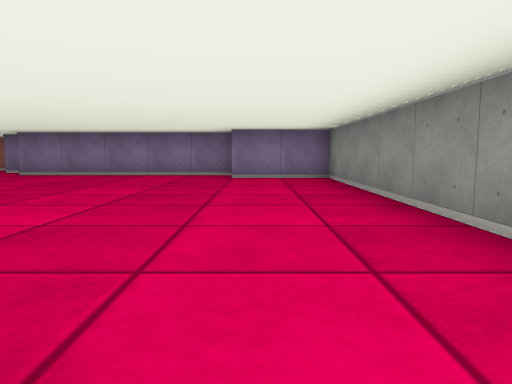
view 1 (above)

12 first-person views from a walk through a cub3D maze. The camera is about half as high as the walls, tilts 6° down and sees 70° across. The floor is counted in squares. Each view is taken from the middle of a square. On the plan, view 1 faces up. The plan holds only what a view shows up to about 9 squares ahead; the rest is blank.

view 2
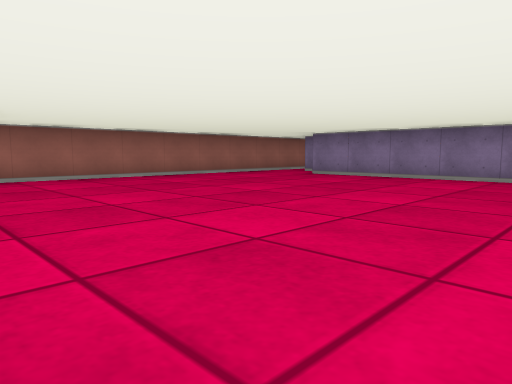

view 3
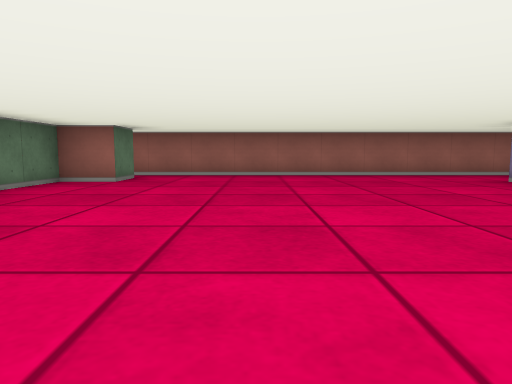

view 4
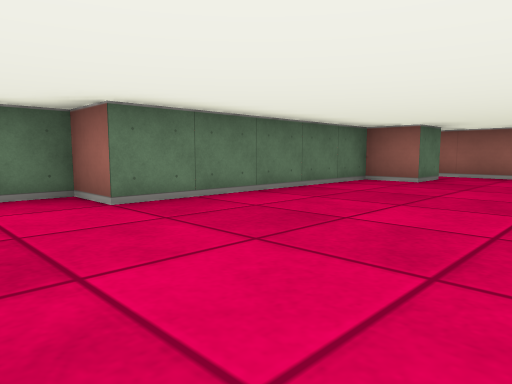

view 5
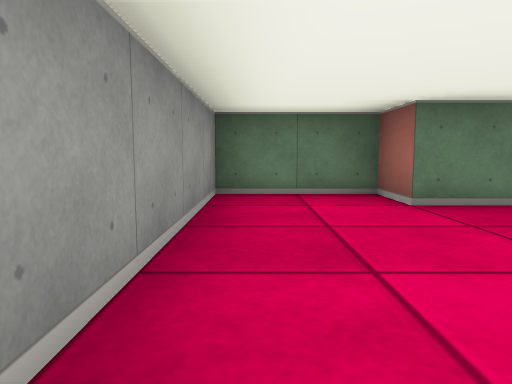

view 6
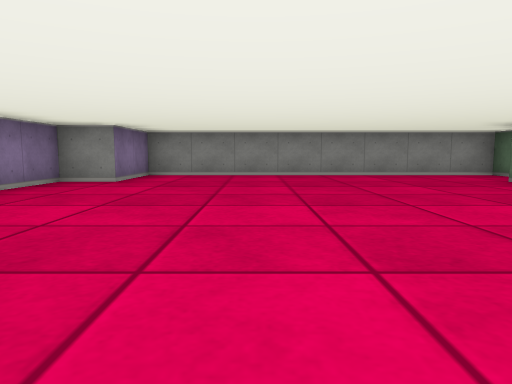

view 7
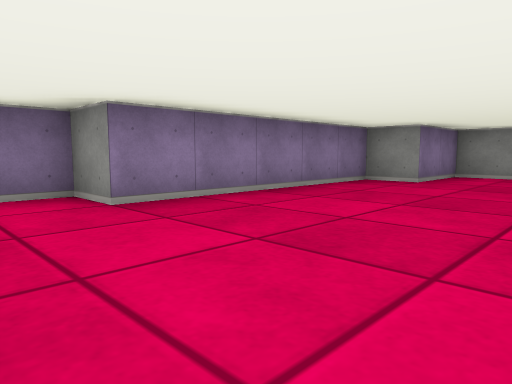

view 8
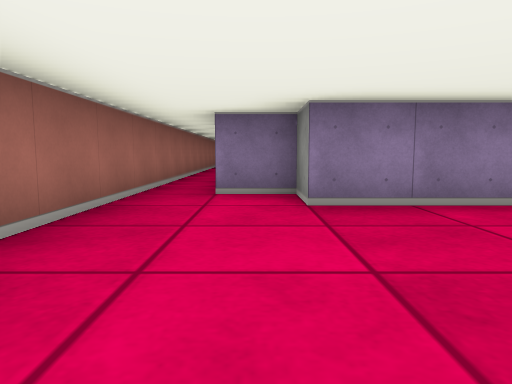

view 9
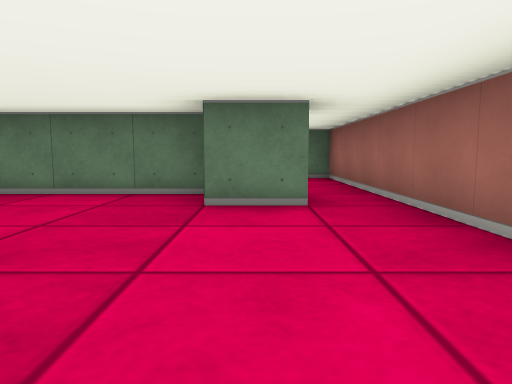

view 10
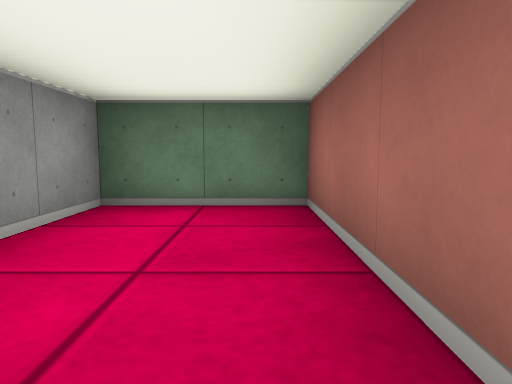

view 11
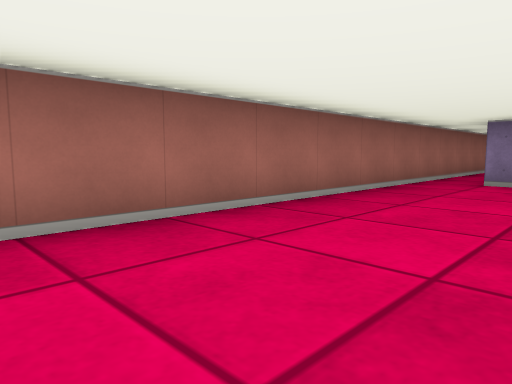

view 12
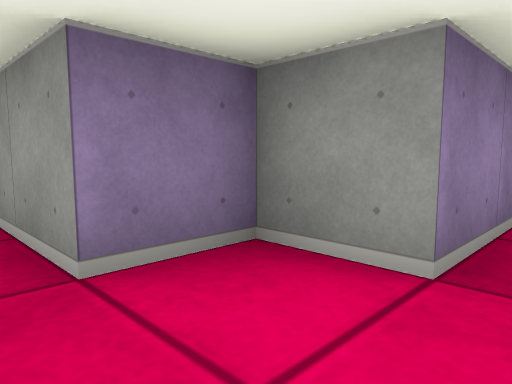

### Floor plan
Ten units are one square. View 1 is at (0, 0); x grows to the right and y downward. Boxes are objects, and circles mark ways between rooms. Rooms are numbered by the first view taken in them; rooms with no view inside come last. Other rooms are left out.
<svg viewBox="-80 -105 100 135">
<path fill="none" stroke="#000" d="M-66 -15 -55 -15 -55 -5 -5 -5 -5 5 15 5 15 -75 -5 -75 -5 -85 -55 -85 -55 -95 -65 -95M-75 -95 -75 5M-75 5 -75 25 -55 25 -55 10"/>
<circle cx="-70" cy="0" r="3" fill="#2a7"/>
<text x="-30" y="-40">1</text>
<text x="-70" y="10">2</text>
</svg>
Room 1 opens to room 2.

Where each view was taken, in squares from view 1:
view 1: 0 up, 0 right, facing up
view 2: 1 up, 0 right, facing up-left
view 3: 4 up, 1 right, facing left
view 4: 4 up, 1 right, facing down-left
view 5: 4 up, 1 right, facing down
view 6: 5 up, 7 left, facing right
view 7: 5 up, 7 left, facing up-right
view 8: 5 up, 6 left, facing up
view 9: 5 up, 6 left, facing down
view 10: 1 up, 7 left, facing down
view 11: 3 up, 5 left, facing up-left
view 12: 8 up, 7 left, facing up-right
